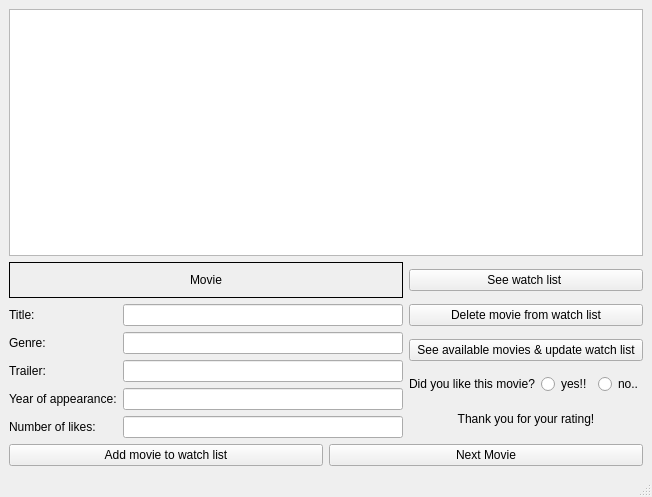
<?xml version="1.0" encoding="UTF-8"?>
<ui version="4.0">
 <class>UserMenu</class>
 <widget class="QMainWindow" name="UserMenu">
  <property name="geometry">
   <rect>
    <x>0</x>
    <y>0</y>
    <width>652</width>
    <height>497</height>
   </rect>
  </property>
  <property name="windowTitle">
   <string>User Mode</string>
  </property>
  <widget class="QWidget" name="centralwidget">
   <layout class="QVBoxLayout" name="verticalLayout_3">
    <item>
     <layout class="QGridLayout" name="gridLayout">
      <item row="0" column="0" colspan="2">
       <widget class="QListWidget" name="watchListList"/>
      </item>
      <item row="1" column="0">
       <widget class="QLabel" name="movieLabel">
        <property name="frameShape">
         <enum>QFrame::Shape::Box</enum>
        </property>
        <property name="text">
         <string>Movie</string>
        </property>
        <property name="alignment">
         <set>Qt::AlignmentFlag::AlignCenter</set>
        </property>
       </widget>
      </item>
      <item row="1" column="1" rowspan="2">
       <layout class="QVBoxLayout" name="verticalLayout_2">
        <item>
         <widget class="QPushButton" name="seeWatchListButton">
          <property name="text">
           <string>See watch list </string>
          </property>
         </widget>
        </item>
        <item>
         <widget class="QPushButton" name="deleteButton">
          <property name="text">
           <string>Delete movie from watch list</string>
          </property>
         </widget>
        </item>
        <item>
         <widget class="QPushButton" name="seeMoviesButton">
          <property name="text">
           <string>See available movies &amp;&amp; update watch list</string>
          </property>
         </widget>
        </item>
       </layout>
      </item>
      <item row="2" column="0" rowspan="2">
       <layout class="QFormLayout" name="formLayout">
        <item row="0" column="0">
         <widget class="QLabel" name="titleLabel">
          <property name="text">
           <string>Title:</string>
          </property>
         </widget>
        </item>
        <item row="0" column="1">
         <widget class="QLineEdit" name="titleLineEdit"/>
        </item>
        <item row="1" column="0">
         <widget class="QLabel" name="genreLabel">
          <property name="text">
           <string>Genre:</string>
          </property>
         </widget>
        </item>
        <item row="1" column="1">
         <widget class="QLineEdit" name="genreLineEdit"/>
        </item>
        <item row="2" column="0">
         <widget class="QLabel" name="trailerLabel">
          <property name="text">
           <string>Trailer:</string>
          </property>
         </widget>
        </item>
        <item row="2" column="1">
         <widget class="QLineEdit" name="trailerLineEdit"/>
        </item>
        <item row="3" column="0">
         <widget class="QLabel" name="yearLabel">
          <property name="text">
           <string>Year of appearance:</string>
          </property>
         </widget>
        </item>
        <item row="3" column="1">
         <widget class="QLineEdit" name="yearLineEdit"/>
        </item>
        <item row="4" column="0">
         <widget class="QLabel" name="likesLabel">
          <property name="text">
           <string>Number of likes:</string>
          </property>
         </widget>
        </item>
        <item row="4" column="1">
         <widget class="QLineEdit" name="likesLineEdit"/>
        </item>
       </layout>
      </item>
      <item row="3" column="1">
       <layout class="QVBoxLayout" name="verticalLayout">
        <item>
         <layout class="QHBoxLayout" name="ratingLayout">
          <item>
           <widget class="QLabel" name="ratingLabel">
            <property name="text">
             <string>Did you like this movie?</string>
            </property>
           </widget>
          </item>
          <item>
           <widget class="QRadioButton" name="likeRadioButton">
            <property name="text">
             <string>yes!!</string>
            </property>
           </widget>
          </item>
          <item>
           <widget class="QRadioButton" name="likeRadioButton_2">
            <property name="text">
             <string>no..</string>
            </property>
           </widget>
          </item>
         </layout>
        </item>
        <item>
         <widget class="QLabel" name="thankRating">
          <property name="text">
           <string>Thank you for your rating!</string>
          </property>
          <property name="alignment">
           <set>Qt::AlignmentFlag::AlignCenter</set>
          </property>
         </widget>
        </item>
       </layout>
      </item>
      <item row="4" column="0" colspan="2">
       <layout class="QHBoxLayout" name="horizontalLayout">
        <item>
         <widget class="QPushButton" name="addToWatchListButton">
          <property name="text">
           <string>Add movie to watch list</string>
          </property>
         </widget>
        </item>
        <item>
         <widget class="QPushButton" name="nextButton">
          <property name="text">
           <string>Next Movie</string>
          </property>
         </widget>
        </item>
       </layout>
      </item>
     </layout>
    </item>
   </layout>
  </widget>
  <widget class="QMenuBar" name="menubar">
   <property name="geometry">
    <rect>
     <x>0</x>
     <y>0</y>
     <width>652</width>
     <height>21</height>
    </rect>
   </property>
  </widget>
  <widget class="QStatusBar" name="statusbar"/>
 </widget>
 <resources/>
 <connections/>
</ui>
